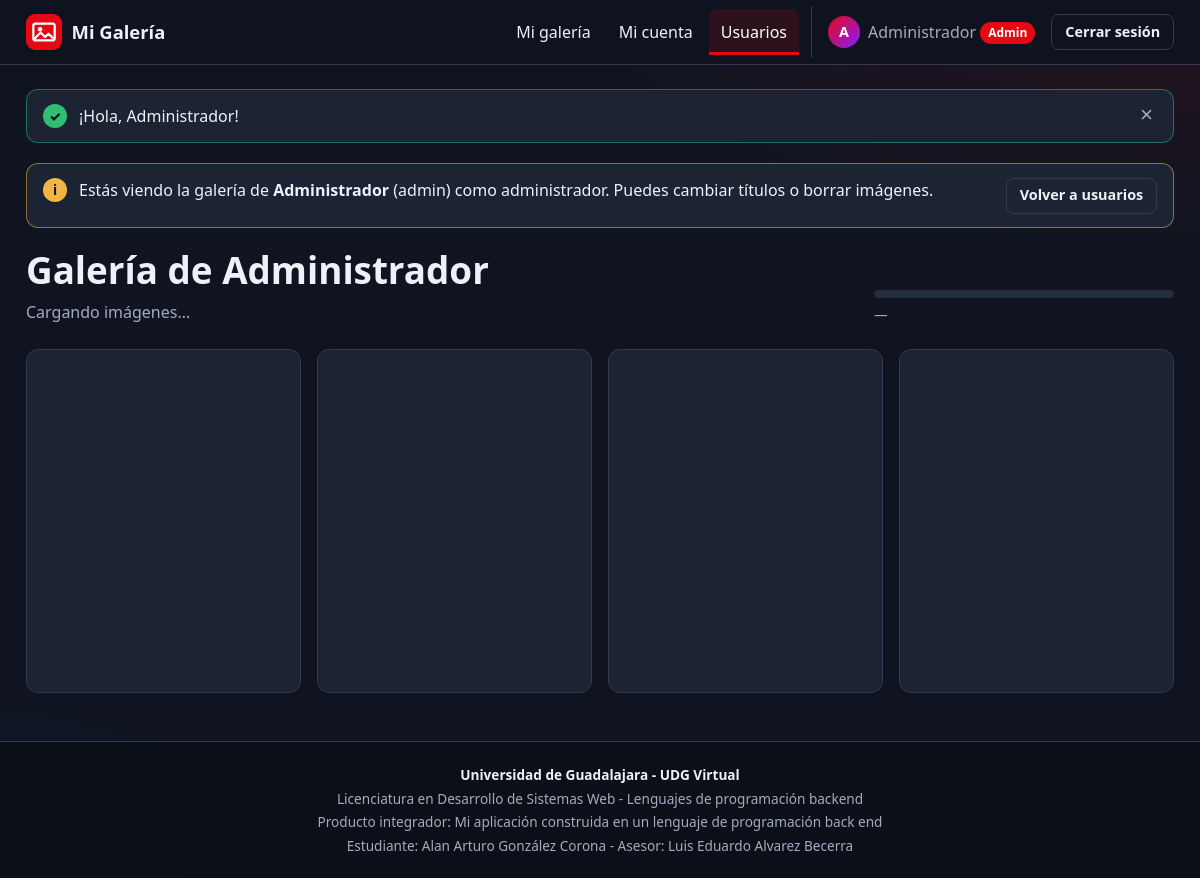
Screenshot of /index.php?r=admin/galeria&id=1 (signed in) with the database file from the repository.
### tables this page shows
CREATE TABLE IF NOT EXISTS usuarios (
  id INT UNSIGNED PRIMARY KEY AUTO_INCREMENT,
  nombre VARCHAR(100) NOT NULL,
  usuario VARCHAR(30) NOT NULL UNIQUE,
  correo VARCHAR(150) NOT NULL UNIQUE,
  clave VARCHAR(255) NOT NULL,             
  rol ENUM('usuario', 'admin') NOT NULL DEFAULT 'usuario',
  creado DATETIME NOT NULL DEFAULT CURRENT_TIMESTAMP,
  ultimo_acceso DATETIME NULL
);

### app/core/View.php (called while the page is built, shortened)
<?php
class View
{
    public static function render(string $__vista, array $__variables = [], string $__plantilla = 'layout'): void
    {
        $__variables['usuarioSesion'] = Session::usuario();
        $__variables['flash'] = $__variables['flash'] ?? Session::tomarFlash();
        extract($__variables, EXTR_SKIP);
        require BASE_PATH . "/app/views/$__vista.php";
        $contenido = ob_get_clean();
        require BASE_PATH . "/app/views/$__plantilla.php";
    }
}

### app/core/Controller.php (called while the page is built, shortened)
<?php
class Controller
{
    protected function vista(string $vista, array $datos = []): void
    {
        View::render($vista, $datos);
    }
    protected function requiereSesion(): array
    {
        $u = Session::usuario();
        if ($u) {
            $fila = (new UsuarioModel())->buscarPorId($u['id']);
            if ($fila) {
                return Session::usuario();
            }
        }
    }
    protected function requiereAdmin(): array
    {
        $u = $this->requiereSesion();
        return $u;
    }
}

### app/controllers/AdminController.php (called while the page is built, shortened)
<?php
class AdminController extends Controller
{
    public function galeria(): void
    {
        $this->requiereAdmin();
        $dueno = (new UsuarioModel())->buscarPorId((int) ($_GET['id'] ?? 0));
        $this->vista('galeria/index', [
            'titulo' => 'Galería de ' . $dueno['nombre'],
            'dueno'  => $dueno,
            'modoAdmin' => true,
        ]);
    }
}

### app/core/Router.php (called while the page is built, shortened)
<?php
class Router
{
    public function despachar(string $ruta, string $metodo): void
    {
        $ruta = trim($ruta, '/');
        $clave = strtoupper($metodo) . ' ' . $ruta;
        [$clase, $accion] = $this->rutas[$clave];
        (new $clase())->$accion();
    }
}

### index.php (called while the page is built, shortened)
<?php
require BASE_PATH . '/app/core/bootstrap.php';
$router = new Router(require BASE_PATH . '/app/config/rutas.php');
$router->despachar($_GET['r'] ?? '', $_SERVER['REQUEST_METHOD'] ?? 'GET');

### app/core/Session.php (called while the page is built, shortened)
<?php
class Session
{
    public static function usuario(): ?array
    {
        return $_SESSION['usuario'] ?? null;
    }
    public static function csrf(): string
    {
        return $_SESSION['csrf'];
    }
}

### app/core/helpers.php (called while the page is built, shortened)
<?php
function e(?string $texto): string
{
    return htmlspecialchars($texto ?? '', ENT_QUOTES | ENT_SUBSTITUTE, 'UTF-8');
}
function url(string $ruta = '', array $parametros = []): string
{
    $q = $ruta === '' ? [] : ['r' => $ruta];
    $q += $parametros;
    return 'index.php' . ($q ? '?' . http_build_query($q) : '');
}
function recurso(string $ruta): string
{
    $archivo = BASE_PATH . '/' . $ruta;
    $v = is_file($archivo) ? filemtime($archivo) : 1;
    return $ruta . '?v=' . $v;
}

### app/core/Database.php (called while the page is built)
<?php
class Database
{
    private static ?PDO $pdo = null;
    public static function conexion(): PDO
    {
        if (self::$pdo === null) {
            $c = config('db');
            $dsn = "mysql:host={$c['host']};port={$c['puerto']};dbname={$c['nombre']};charset=utf8mb4";
            self::$pdo = new PDO($dsn, $c['usuario'], $c['clave'], [
                PDO::ATTR_ERRMODE            => PDO::ERRMODE_EXCEPTION,
                PDO::ATTR_DEFAULT_FETCH_MODE => PDO::FETCH_ASSOC,
                PDO::ATTR_EMULATE_PREPARES   => false,
            ]);
        }
        return self::$pdo;
    }
}

### app/models/UsuarioModel.php (called while the page is built, shortened)
<?php
class UsuarioModel
{
    private PDO $db;
    public function __construct()
    {
        $this->db = Database::conexion();
    }
    public function buscarPorId(int $id): ?array
    {
        $st = $this->db->prepare('SELECT id, nombre, usuario, correo, rol, creado, ultimo_acceso FROM usuarios WHERE id = ?');
        $st->execute([$id]);
        return $st->fetch() ?: null;
    }
}

### app/core/bootstrap.php (called while the page is built, shortened)
<?php
function config(string $clave, $defecto = null)
{
    $valor = $GLOBALS['config'];
    foreach (explode('.', $clave) as $parte) {
        $valor = $valor[$parte];
    }
    return $valor;
}
spl_autoload_register(function (string $clase): void {
    foreach (['core', 'controllers', 'models'] as $carpeta) {
        $ruta = BASE_PATH . "/app/$carpeta/$clase.php";
        if (is_file($ruta)) {
            return;
        }
    }
});
require BASE_PATH . '/app/core/helpers.php';

### app/views/galeria/index.php (the view, shortened to what this page needs)
<?php
$paramUsuario = $modoAdmin ? ['usuario' => $dueno['id']] : [];
$maxMb = (int) config('subidas.mb_por_archivo');
$maxArchivos = (int) config('subidas.archivos_por_envio');
?>
<div id="app-galeria"
     data-csrf="<?= e(Session::csrf()) ?>"
     data-api-listar="<?= e(url('api/imagenes', $paramUsuario)) ?>"
     data-api-subir="<?= e(url('api/subir')) ?>"
     data-api-renombrar="<?= e(url('api/renombrar')) ?>"
     data-api-borrar="<?= e(url('api/borrar')) ?>"
     data-usuario="<?= $modoAdmin ? (int) $dueno['id'] : '' ?>"
     data-max-mb="<?= $maxMb ?>"
     data-max-archivos="<?= $maxArchivos ?>">
  <?php if ($modoAdmin): ?>
    <div class="aviso aviso--aviso" role="status">
      <span class="aviso__icono" aria-hidden="true">i</span>
      <p>Estás viendo la galería de <strong><?= e($dueno['nombre']) ?></strong> (<?= e($dueno['usuario']) ?>) como administrador. Puedes cambiar títulos o borrar imágenes.</p>
      <a class="boton boton--contorno boton--chico" href="<?= e(url('admin')) ?>">Volver a usuarios</a>
    </div>
  <?php endif; ?>
  <div class="cabecera-pagina">
    <div>
      <h1><?= $modoAdmin ? 'Galería de ' . e($dueno['nombre']) : 'Mi galería' ?></h1>
      <p class="cabecera-pagina__sub" id="resumen-galeria">Cargando imágenes…</p>
    </div>
    <div class="uso" aria-live="polite">
      <div class="uso__barra" role="progressbar" aria-label="Espacio usado" aria-valuemin="0" aria-valuemax="100" aria-valuenow="0">
      </div>
      <p class="uso__texto" id="uso-texto">—</p>
    </div>
  </div>
  <section aria-labelledby="titulo-imagenes">
    <ul class="galeria" id="galeria" aria-busy="true">
      <?php for ($i = 0; $i < 4; $i++): ?><li class="tarjeta-imagen tarjeta-imagen--cargando" aria-hidden="true"></li><?php endfor; ?>
    </ul>
  </section>
</div>

### app/views/layout.php (shortened to what this page needs)
<?php
$u = $usuarioSesion;
$rutaActual = $_GET['r'] ?? '';
$activo = fn (string $prefijo) => str_starts_with($rutaActual, $prefijo) ? ' aria-current="page"' : '';
$iconos = ['exito' => '✓', 'error' => '!', 'aviso' => 'i'];
?>
<!DOCTYPE html>
<html lang="es">
<head>
  <link rel="stylesheet" href="<?= e(recurso('assets/css/estilos.css')) ?>">
</head>
<body>
  <header class="encabezado">
    <div class="contenedor encabezado__barra">
      <a class="marca" href="<?= e(url()) ?>">
        <img src="<?= e(recurso('assets/img/icono.svg')) ?>" alt="" width="36" height="36">
        <span><?= e(config('app.nombre')) ?></span>
      </a>
      <?php if ($u): ?>
        <nav class="menu" id="menu-principal" aria-label="Principal">
          <a href="<?= e(url('galeria')) ?>"<?= $activo('galeria') ?>>Mi galería</a>
          <a href="<?= e(url('cuenta')) ?>"<?= $activo('cuenta') ?>>Mi cuenta</a>
          <?php if ($u['rol'] === 'admin'): ?>
            <a href="<?= e(url('admin')) ?>"<?= $activo('admin') ?>>Usuarios</a>
          <?php endif; ?>
          <span class="menu__usuario">
            <span class="avatar" aria-hidden="true"><?= e(mb_strtoupper(mb_substr($u['nombre'], 0, 1))) ?></span>
            <span class="menu__nombre"><?= e($u['nombre']) ?><?php if ($u['rol'] === 'admin'): ?> <span class="etiqueta">Admin</span><?php endif; ?></span>
          </span>
          <form action="<?= e(url('logout')) ?>" method="post" class="menu__salir">
            <button type="submit" class="boton boton--contorno boton--chico">Cerrar sesión</button>
          </form>
        </nav>
      <?php endif; ?>
    </div>
  </header>
  <main id="contenido" class="contenedor principal">
    <?php foreach ($flash as $tipo => $mensaje): ?>
      <div class="aviso aviso--<?= e($tipo) ?>" role="<?= $tipo === 'error' ? 'alert' : 'status' ?>">
        <span class="aviso__icono" aria-hidden="true"><?= $iconos[$tipo] ?? 'i' ?></span>
        <p><?= e($mensaje) ?></p>
        <button type="button" class="aviso__cerrar" aria-label="Cerrar aviso">×</button>
      </div>
    <?php endforeach; ?>
    <?= $contenido ?>
  </main>
  <footer class="pie">
    <div class="contenedor pie__contenido">
      <p><strong>Universidad de Guadalajara - UDG Virtual</strong></p>
      <p>Licenciatura en Desarrollo de Sistemas Web - Lenguajes de programación backend</p>
      <p>Producto integrador: Mi aplicación construida en un lenguaje de programación back end</p>
      <p>Estudiante: Alan Arturo González Corona - Asesor: Luis Eduardo Alvarez Becerra</p>
    </div>
  </footer>
</body>
</html>

### rows the page displays
usuarios: nombre "A", nombre "Administrador", usuario "admin"

### other values shown
config('app.nombre') "Mi Galería"
$iconos[$tipo] "✓"
$mensaje "¡Hola, Administrador!"
